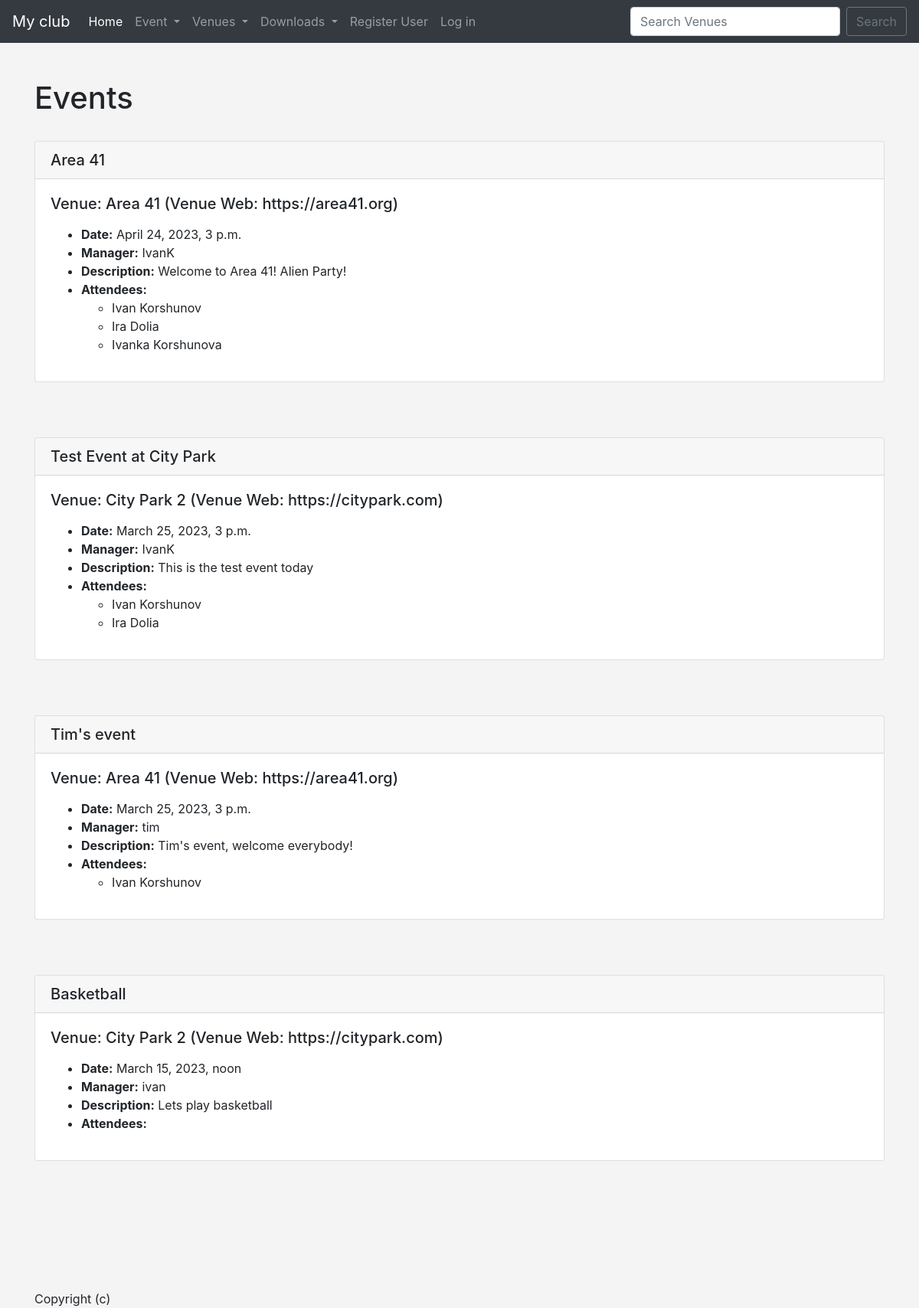
The app's page /events with its own data.
### events/models.py (models this page shows)
class Events(models.Model):
    name = models.CharField('Event Name', max_length=120)
    event_date = models.DateTimeField('Event Date')
    venue = models.ForeignKey(Venue, blank=True, null=True, on_delete=models.CASCADE)
    manager = models.ForeignKey(User, blank=True, null=True, on_delete=models.SET_NULL)
    description = models.TextField(blank=True)
    attendees = models.ManyToManyField(MyClubUser, blank=True)
    def __str__(self):
        return self.name

class Venue(models.Model):
    name = models.CharField('Venue Name', max_length=120)
    address = models.CharField(max_length=300)
    zip_code = models.CharField('Zip Code', max_length=15)
    phone = models.CharField('Contact Phone', max_length=25, blank=True)
    web = models.URLField('Website Address', blank=True)
    email_address = models.EmailField('Email address', blank=True)
    owner = models.IntegerField('Venue Owner', blank=False, default=1)  # blank=False - can't be empty
    def __str__(self):
        return self.name

class MyClubUser(models.Model):
    first_name = models.CharField('First Name', max_length=30)
    last_name = models.CharField('Last Name', max_length=30)
    email = models.EmailField('User Email')
    def __str__(self):
        return f'{self.first_name} {self.last_name}'

### events/views.py (the view)
# urls.py: path('events', views.all_events, name='list-events'),
def all_events(request):
    event_list = Events.objects.all().order_by('-event_date', 'venue')  # Name or event date in reversed order
    return render(request, 'events/event_list.html', {
        'event_list': event_list
    })

### events/templates/events/event_list.html (shortened to what this page needs)
{% extends 'events/base.html' %}
{% block content %}
    <h1>Events</h1>
        <br>
        {% for event in event_list %}
        <div class="card">
              <h5 class="card-header">{{ event }}</h5>
              <div class="card-body">
                    <h5 class="card-title">Venue: {{ event.venue }} (Venue Web: {{ event.venue.web }})</h5>
                    <p class="card-text">
                        <ul>
                            <li><strong>Date:</strong> {{ event.event_date }}
                            <li><strong>Manager:</strong> {{ event.manager }}
                            <li><strong>Description:</strong> {{ event.description }}
                            <li><strong>Attendees:</strong>
                        <ul>
                            {% for user in event.attendees.all %}
                                <li>{{ user }}
                            {% endfor %}
                        </ul>
                        </ul>
                    </p>
              </div>
        </div>
            <br><br>
            <br>
        {% endfor %}
    <br><br><br><br>
        Copyright (c) {{ current_year }}
{% endblock %}

### events/templates/events/base.html (style rules this page uses)
body { background: #f4f4f4; }

### records on screen
Events: name "Area 41", venue "Area 41", venue.web "https://area41.org", event_date "April 24, 2023, 3 p.m.", manager "IvanK", description "Welcome to Area 41! Alien Party!"
MyClubUser: first_name+last_name "Ivan Korshunov"
MyClubUser: first_name+last_name "Ira Dolia"
MyClubUser: first_name+last_name "Ivanka Korshunova"
Events: name "Test Event at City Park", venue "City Park 2", venue.web "https://citypark.com", event_date "March 25, 2023, 3 p.m.", manager "IvanK", description "This is the test event today"
Events: name "Tim's event", venue "Area 41", venue.web "https://area41.org", event_date "March 25, 2023, 3 p.m.", manager "tim", description "Tim's event, welcome everybody!"
Events: name "Basketball", venue "City Park 2", venue.web "https://citypark.com", event_date "March 15, 2023, noon", manager "ivan", description "Lets play basketball"
